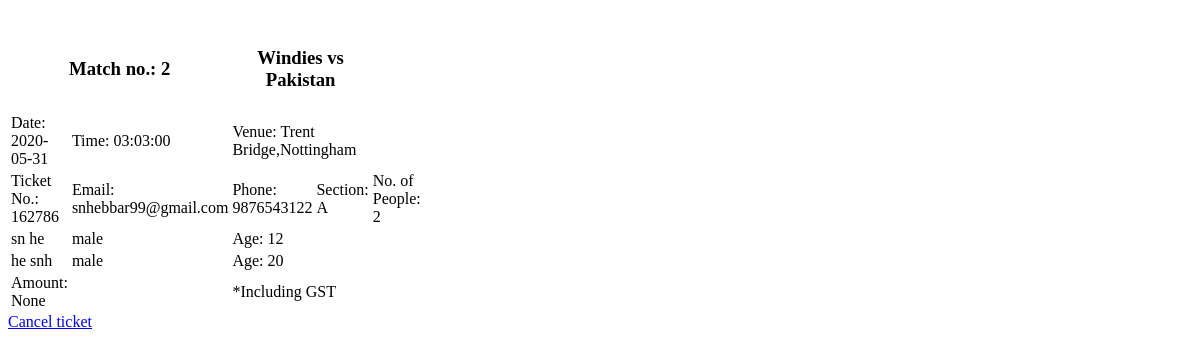
The page /showTicket/162786 (signed in) on the database as committed earlier.
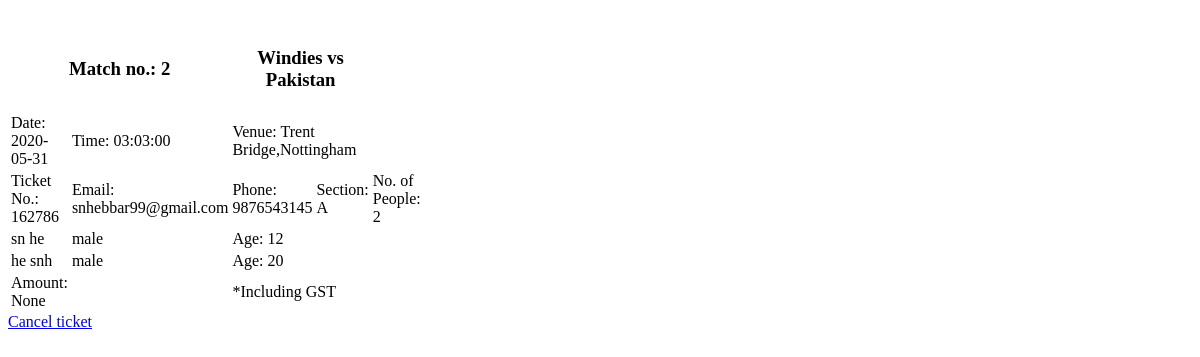
The same page on the database as committed later.
### tables this page shows
CREATE TABLE signup
( email varchar(50) unique,
  fname varchar(50),
  lname varchar(50),
  password varchar(50),
  phone varchar(50),
  gender varchar(10));

### views.py (the view)
@app.route('/showTicket/<ticket_no>')
def showTicket(ticket_no):
    a={}
    conn = sqlite3.connect('cricket.db')
    c=conn.cursor()
    c.execute("select * from ticket where number="+ticket_no+";")
    a['ticket']=list(c)
    c.execute("select * from peoples where ticket="+ticket_no+";")
    a['peoples']=list(c)
    c.execute("select * from signup where email='"+session['emailId']+"';")
    a['by']=list(c)
    c.execute("select * from matches where match_no IN (select match from ticket where number="+ticket_no+")")
    a['match']=list(c)
    return render_template("ShowTicket.html",data=a)

### templates/ShowTicket.html (shortened to what this page needs)
<div class="card text-white bg-dark mb-3" style="max-width: 18rem;">
  <table class="table table-dark">
    <tr>
      <th scope="col" colspan="2"><h3>Match no.: {{data['match'][0][0]}}</h3></th>
      <th scope="col" colspan="2"><h3>{{data['match'][0][1]}} vs {{data['match'][0][2]}}</h3></th>
    </tr>
    <tr>
      <td>Date: {{data['match'][0][3]}}</td>
      <td>Time: {{data['match'][0][4]}}</td>
      <td colspan="2">Venue: {{data['match'][0][5]}},{{data['match'][0][6]}}</td>
      <td></td>
    </tr>
      <tr>
        <td scope="col">Ticket No.: {{data['ticket'][0][0]}}</td>
        <td scope="col">Email: {{data['by'][0][0]}}</td>
        <td scope="col">Phone: {{data['by'][0][4]}}</td>
        <td scope="col">Section: {{data['ticket'][0][4]}}</td>
        <td scope="col">No. of People: {{data['ticket'][0][3]}}</td>
      </tr>
      {% for i in data['peoples']%}
      <tr>
        <td>{{i[0]}} {{i[1]}}</td>
        <td>{{i[2]}}</td>
        <td>Age: {{i[3]}}</td>
        <td></td>
      </tr>
      {% endfor %}
      <tr>
        <td>Amount: {{data['ticket'][0][5]}}</td>
        <td></td>
        <td colspan="2">*Including GST</td>
      </tr>
    </table>
    <a href="/cancel/{{data['ticket'][0][0]}}" class="btn btn-danger" role="button">Cancel ticket</a>
  </div>

Rows that differ between the two databases and show on the page:
changed signup "snhebbar99@gmail.com": phone "9876543122" → "9876543145"
